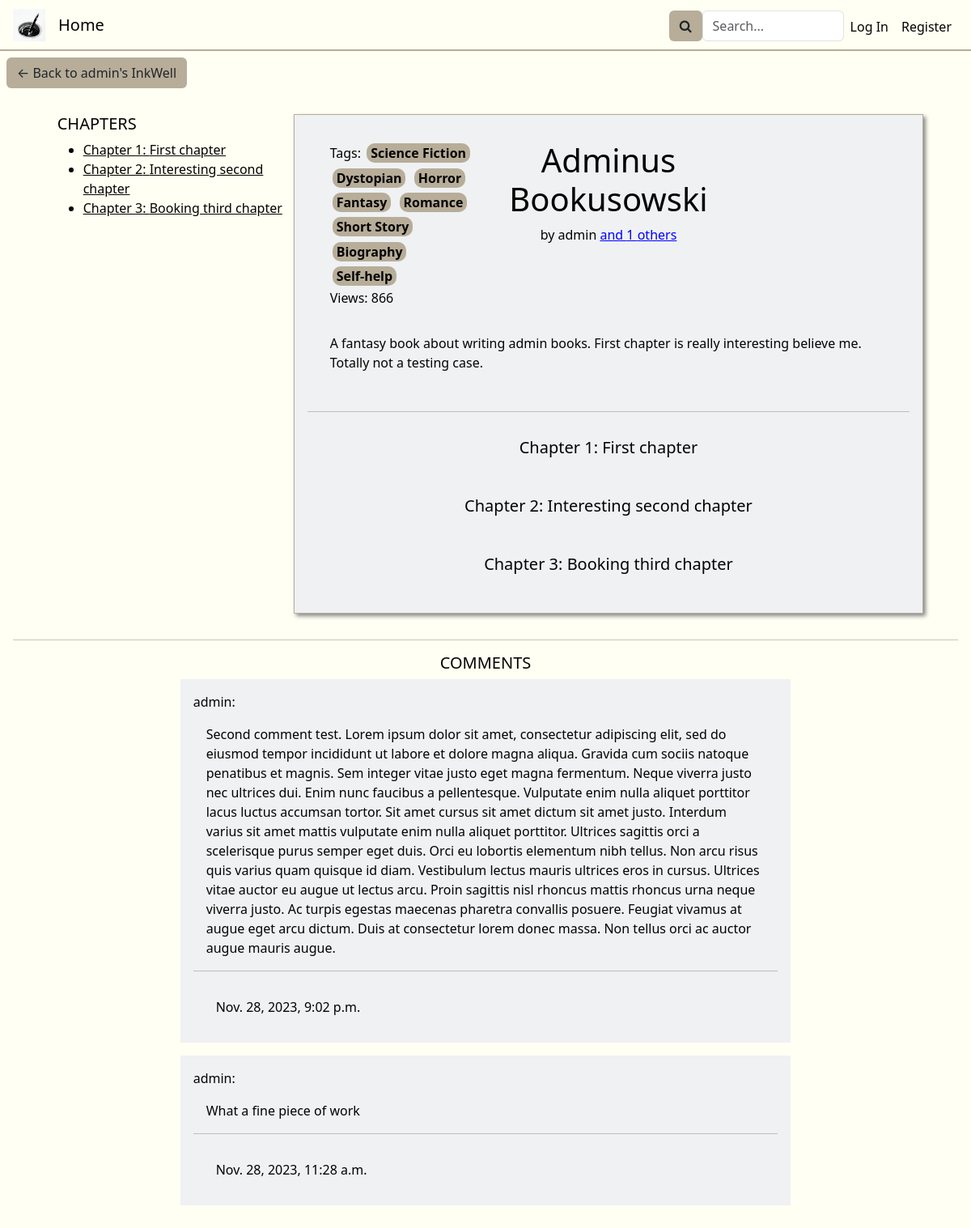
The page /ink_view/6 on the database its author committed.
### inkwell/models.py (models this page shows, shortened)
class Ink(models.Model):
    wellOrigin = models.ForeignKey(Well, on_delete=models.CASCADE, related_name="well_pk", default="")
    inkOwner = models.ForeignKey(User, on_delete=models.CASCADE, related_name="ink_owner", default="")
    coAuthors = models.ManyToManyField(User, related_name="CoAuthors", blank=True)
    privateStatus = models.BooleanField(default=False)
    updateStatus = models.BooleanField(default=False) # If the Ink is edited at least once, this changes to true
    ink_following = models.ManyToManyField(User, related_name="ink_following", blank=True)
    tags = models.ManyToManyField(Tag, related_name="tags", blank=True)
    description = models.CharField(max_length=500, default="")
    title = models.CharField(max_length=64, default="")
    views = models.PositiveBigIntegerField(default=0)
    creation_date = models.DateTimeField(default=timezone.now, editable=False)

class User(AbstractUser):
    about = models.CharField(max_length=250, default="")
    profilePicture = models.ImageField(upload_to='', blank=True, null=True)
    def __str__(self):
        return f"{self.username}"

class Chapter(models.Model):
    chapterNumber = models.PositiveIntegerField(default=1)
    chapterTitle = models.CharField(max_length=64)
    chapterContents = QuillField()
    chapterInkOrigin = models.ForeignKey(Ink, on_delete=models.CASCADE, related_name="chapterInkOrigin", default="")

class Tag(models.Model):
    tagName = models.CharField(max_length=64)
    def __str__(self):
        return f"{self.tagName}"

class Comment(models.Model):
    content = models.TextField()
    commentInkOrigin = models.ForeignKey(Ink, on_delete=models.CASCADE, related_name="commentInkOrigin", default="")
    commentAuthor = models.ForeignKey(User, on_delete=models.CASCADE, related_name="commentAuthor", default="")
    commentCreationDate = models.DateTimeField(default=timezone.now, editable=False)

### inkwell/views.py (the view, shortened to what this page needs)
# urls.py: path('ink_view/<int:inkID>', views.ink_view, name='ink_view'),
def ink_view(request, inkID):
    viewedInk = Ink.objects.get(id=inkID)
    chapters = Chapter.objects.filter(chapterInkOrigin=viewedInk).order_by("chapterNumber")
    viewedInk.views += 1
    viewedInk.save()
    viewingAsAuthor = False
    following_check = False
    comments = Comment.objects.filter(commentInkOrigin=viewedInk).order_by("-commentCreationDate")
    if request.method == "POST" and "commentContents" in request.POST:
        commentContents = request.POST.get("commentContents")
        new_comment = Comment(content=commentContents, commentInkOrigin=viewedInk, commentAuthor=current_user)
        new_comment.save()
        time.sleep(1)
        return redirect('ink_view', inkID=viewedInk.id)
    return render(request, "inkwell/ink_view.html", {
        "ink": viewedInk,
        "chapters": chapters,
        "following_check": following_check,
        "viewingAsAuthor": viewingAsAuthor,
        "comments": comments,
        "title": viewedInk.title
    })

### inkwell/templates/inkwell/ink_view.html (shortened to what this page needs)
{% extends "inkwell/layout.html" %}
{% block body %}
<a href="{% url 'well' username=ink.inkOwner.username %}"><button class="backToInkWell btn btn-khaki">&larr; Back to {{ ink.inkOwner.username }}'s InkWell</button></a>
<div class="container-flex inkViewContainer">
    {% if ink.privateStatus and request.user != ink.inkOwner %}
        <div class="container disFdirColAliCen mt-5">
            <h3>THIS INK IS PRIVATE</h3>
        </div>
    {% else %}
        <div class="row mt-2">
            <div class="col-3 chapterListCol">
                <div class="chaptersListView">
                    <h5 class="text-start">CHAPTERS</h5>
                    <ul class="chapter-list">
                        {% for chapter in chapters %}
                            <a href="#anchorChapter{{ chapter.chapterNumber }}"><li>Chapter {{ chapter.chapterNumber }}: {{ chapter.chapterTitle }}</li></a>
                        {% endfor %}
                    </ul>
                </div>
            </div>
            <div class="col-8 inkViewContents">
                <div class="row inkTitleCard">
                    <div class="col inkTitleCardInfo displayDirectionCol">
                        <span>Tags:
                            {% for tag in ink.tags.all %}
                                <div class="tag">
                                    <span>{{ tag }}</span>
                                </div>
                            {% endfor %}
                        </span>
                        <span>Views: {{ ink.views }}</span>
                    </div>
                    <div class="col-5 inkViewTitleColumn displayDirectionCol">
                        <h1 class="text-center inkViewTitle">{{ ink.title }}</h1>
                        {% if ink.coAuthors %}
                            <span class="author-credit text-center">by {{ ink.inkOwner }} <a href="{% url 'inkCoAuthors' inkID=ink.id %}" style="text-decoration: underline; color: blue;">and {{ ink.coAuthors.count }} others</a></span>
                        {% else %}
                            <span class="author-credit text-center">by {{ ink.inkOwner }}</span>
                        {% endif %}
                    </div>
                    <div class="col">
                    </div>
                </div>
                <div class="row inkViewDescription">
                    <p>{{ ink.description }}</p>
                </div>
                <hr>
                <div class="inkViewChapters-style">
                    {% for chapter in chapters %}
                    <div class="p-3" id="anchorChapter{{chapter.chapterNumber}}">
                        <h5 class="text-center chapterTitle">Chapter {{ chapter.chapterNumber}}: {{chapter.chapterTitle}}</h5>
                    </div>
                    {% endfor %}
                </div>
            </div>
        </div>
        <div class="row inkViewComments disFdirColAliCen">
            <hr>
            <div class="col-8">
                <div class="comments-section">
                    <h5 class="text-center">COMMENTS</h5>
                    {% for comment in comments %}
                        <div class="comment">
                            <span>{{ comment.commentAuthor }}:</span>
                            <p>{{ comment.content }}</p>
                            <hr>
                            <div class="row ">
                                <span class="col">{{ comment.commentCreationDate }}</span>
                                <div class="col delete-comment-form">
                                </div>
                            </div>
                        </div>
                    {% endfor %}
                </div>
            </div>
        </div>
    {% endif %}
</div>
{% endblock%}

### inkwell/static/inkwell/styles.css (style rules this page uses)
:root { --dark-green: #0d2818ff; --pakistan-green: #04471cff; --sea-green: #058c42ff; --malachite: #16db65ff; --coquelicot: #f15025ff; --white: #ffffffff; --platinum: #e6e8e6ff; --timberwolf: #ced0ceff; --eerie-black: #191919ff; --gunmetal: #223843ff; --timberwolf: #dbd3d8ff; --desert-sand: #d8b4a0ff; --burnt-sienna: #d77a61ff; --baby-powder: #fdfffcff; --lapis-lazuli: #235789ff; --fire-engine-red: #c1292eff; --school-bus-yellow: #f1d302ff; --raisin-black: #161925ff; --khaki: #b7ad99ff; --antiflash-white: #eff1f3ff; --black: #020202ff; --black: #030301ff; --ivory: #fffff3ff; --primary-color: var(--antiflash-white); --secondary-color: var(--ivory); --background-color: var(--ivory); --text-color: var(--black); --border-color: var(--khaki); --button-color: var(--khaki); }
p, a, h1, h2, h3, h4, h5, span { color: var(--text-color); }
body { background-color: var(--background-color); margin: 0; z-index: 0; }
.displayDirectionCol { display: flex; flex-direction: column; }
.disFdirColAliCen { display: flex; flex-direction: column; align-items: center; }
.backToInkView, .backToInkWell { margin: 0.5rem; }
.inkInfoAsCoAuthor p, .inkViewDescription p { width: 100%; overflow-wrap: break-word; }
.tag { border-radius: 10px; background-color: var(--border-color); display: inline-block; padding-left: 0.3rem; padding-right: 0.3rem; font-size: 16px; margin: 0.2rem; font-weight: bold; }
.chapterListCol { width: 19rem; }
.chaptersListView { position: sticky; top: 0px; }
.inkViewContainer .row { display: flex; justify-content: center; }
.inkViewContents, .inkEditMainCol, .request-review-text { background-color: var(--primary-color); border: 1px var(--border-color) solid; padding: 1rem; box-shadow: 3px 3px 5px #888888; }
.inkViewComments { margin: 0; }
.comment { background-color: var(--primary-color); margin-bottom: 1rem; padding: 1rem; }
.comment p { margin: 1rem; }
.row { padding: 1rem; margin: 0; }
.btn-khaki { background-color: var(--button-color); }

### rows shown on the page
Ink: inkOwner.username "admin", views "866", title "Adminus Bookusowski", inkOwner "admin", coAuthors.count "1", description "A fantasy book about writing admin books. First chapter is really interesting believe me. Totally not a testing case."
Chapter: chapterNumber "1", chapterTitle "First chapter"
Chapter: chapterNumber "2", chapterTitle "Interesting second chapter"
Chapter: chapterNumber "3", chapterTitle "Booking third chapter"
Tag: tagName "Science Fiction"
Tag: tagName "Dystopian"
Tag: tagName "Horror"
Tag: tagName "Fantasy"
Tag: tagName "Romance"
Tag: tagName "Short Story"
Tag: tagName "Biography"
Tag: tagName "Self-help"
Comment: commentAuthor "admin", content "Second comment test. Lorem ipsum dolor sit amet, consectetur adipiscing elit, sed do eiusmod tempor incididunt ut labore et dolore magna aliqua. Gravida cum sociis natoque penatibus et magnis. Sem integer vitae justo eget magna fermentum. Neque viverra justo nec ultrices dui. Enim nunc faucibus a pellentesque. Vulputate enim nulla aliquet porttitor lacus luctus accumsan tortor. Sit amet cursus sit amet dictum sit amet justo. Interdum varius sit amet mattis vulputate enim nulla aliquet porttitor. Ultrices sagittis orci a scelerisque purus semper eget duis. Orci eu lobortis elementum nibh tellus. Non arcu risus quis varius quam quisque id diam. Vestibulum lectus mauris ultrices eros in…", commentCreationDate "Nov. 28, 2023, 9:02 p.m."
Comment: commentAuthor "admin", content "What a fine piece of work", commentCreationDate "Nov. 28, 2023, 11:28 a.m."
